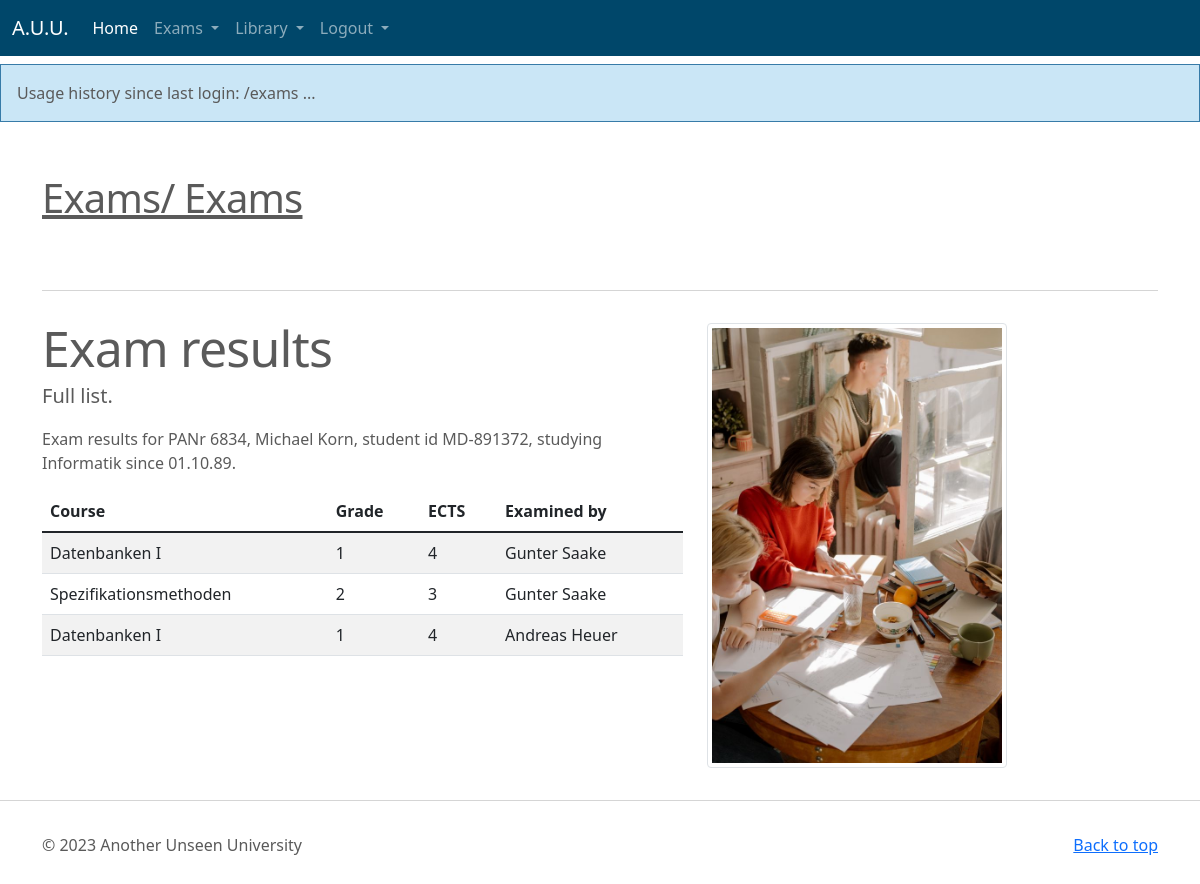
Screenshot of /exams (signed in) with the database file from the repository.
### tables this page shows
CREATE TABLE "user" (
  id INTEGER PRIMARY KEY AUTOINCREMENT,
  username TEXT UNIQUE NOT NULL,
  password TEXT NOT NULL
);

CREATE TABLE "Personen" (
	"PANr" NUMBER(5),
	"Vorname" TEXT(50)
		CONSTRAINT nn_Personen_Vorname NOT NULL,
	"Nachname" TEXT(50)
		CONSTRAINT nn_Personen_Nachname NOT NULL,
	"PLZ" NUMBER(5),
	"Ort" TEXT(10),
	"Strasse" TEXT(10),
	"HNr" NUMBER(3),
	"GebDatum" INTEGER
		CONSTRAINT nn_Personen_GebDatum NOT NULL,
	CONSTRAINT pk_Personen PRIMARY KEY (PANr)
);

CREATE TABLE "Studenten" (
	"PANr" NUMBER(5),
	"Matrikelnummer" TEXT(20)
		CONSTRAINT unq_Studenten_Matrikelnummer UNIQUE
		CONSTRAINT nn_Studenten_Matrikelnummer NOT NULL,
	"Studienfach" TEXT(20),
	"Immatrikulationsdatum" INTEGER
		CONSTRAINT nn_Studenten_Immatr_datum NOT NULL,
	CONSTRAINT pk_Studenten PRIMARY KEY (PANr),
	CONSTRAINT fk_Studenten_Personen FOREIGN KEY (PANr) REFERENCES Personen (PANr)
		ON DELETE CASCADE
);

CREATE TABLE "prueft" (
	"PANr" NUMBER(5),
	"Matrikelnummer" TEXT(20),
	"V_Bezeichnung" TEXT(20),
	"Note" NUMBER
		CONSTRAINT nn_prueft_Note NOT NULL
		CONSTRAINT chk_prueft_Note CHECK (Note BETWEEN 1 and 5),
	CONSTRAINT pk_prueft PRIMARY KEY (PANr, Matrikelnummer, V_Bezeichnung),
	CONSTRAINT fk_prueft_Professoren FOREIGN KEY (PANr) REFERENCES Professoren (PANr) 
		ON DELETE CASCADE,
	CONSTRAINT fk_prueft_Studenten FOREIGN KEY (Matrikelnummer) REFERENCES Studenten (Matrikelnummer),
	CONSTRAINT fk_prueft_Vorlesungen FOREIGN KEY (V_Bezeichnung) REFERENCES Vorlesungen (V_Bezeichnung)
);

CREATE TABLE "Vorlesungen"(
	"V_Bezeichnung" TEXT(50),
	"SWS" NUMBER(2)
		CONSTRAINT chk_Vorlesungen_SWS CHECK (SWS > 0),
	"Semester" NUMBER(2)
		CONSTRAINT chk_Vorlesungen_Semester CHECK (Semester > 0),
	"Studiengang" TEXT(20),
	CONSTRAINT pk_Vorlesungen PRIMARY KEY (V_Bezeichnung)
);

### flask_auu/exams.py (the view)
@bp.route('/exams')
@login_required
def exams():
    session['history'] = session['history'] + "/exams\n ... "
    flash(session['history'])
    db = get_db()
    matrnrper = db.execute(
            'SELECT Vorname, Nachname, Matrikelnummer, Studienfach, Immatrikulationsdatum'
            ' FROM Studenten, Personen'
            ' WHERE Personen.PANr = Studenten.PANr and Personen.PANr = ? ', (g.user['username'],)
    ).fetchone()
    examlist = None
    if matrnrper is not None:
        examlist = db.execute(
            "SELECT (pe.vorname||' '||pe.nachname) Pruefer, v.V_Bezeichnung Vorlesung, Note, SWS ECTS"
            " FROM Prueft pr, Personen pe, Vorlesungen v"
            " WHERE pr.PAnr=pe.PAnr and pr.V_Bezeichnung=v.V_Bezeichnung"
            " and pr.Matrikelnummer = ?", (matrnrper['Matrikelnummer'],)
        ).fetchall()
    else:
        return render_template('guest/guest.html',)
    return render_template('exams/exams.html', matrnrper=matrnrper, examlist=examlist)

### flask_auu/auth.py (called while the page is built)
@bp.before_app_request
def load_logged_in_user():
    user_id = session.get('user_id')
    if session.get('history') is None:
        session['history'] = "Usage history since last login:\n"
    if user_id is None:
        g.user = None
    else:
        g.user = get_db().execute(
            'SELECT * FROM user WHERE id = ?', (user_id,)
        ).fetchone()

def login_required(view):
    @functools.wraps(view)
    def wrapped_view(**kwargs):
        if g.user is None:
            return redirect(url_for('auth.login'))
        return view(**kwargs)
    return wrapped_view

### flask_auu/db.py (called while the page is built)
def get_db():
        print('get_db(): before db is accessed...', flush=True)
        if 'db' not in g:
            g.db = sqlite3.connect(
                current_app.config['DATABASE'],
                detect_types=sqlite3.PARSE_DECLTYPES
            )
            g.db.row_factory = sqlite3.Row
        return g.db

### flask_auu/templates/exams/exams.html
{% extends 'base.html' %}
{% block content %}
<div class="container marketing">
    <div class="signpost"><h1>Exams/ Exams</h1></div>
    <hr class="featurette-divider">
    <div class="row featurette">
        <div class="col-md-7">
            <h2 class="featurette-heading">Exam results</h2>
            <p class="lead">Full list.</p>
         <p> Exam results for PANr {{ g.user['username'] }}, {{ matrnrper['vorname'] }} {{ matrnrper['nachname'] }}, student id {{ matrnrper['matrikelnummer'] }},
             studying {{ matrnrper['studienfach'] }} since {{ matrnrper['Immatrikulationsdatum'] }}. </p>
		<table class="table table-responsive table-striped table-hover">
			<thead>
				<tr>
					<th>Course</th>
					<th>Grade</th>
					<th>ECTS</th>
					<th>Examined by</th>
				</tr>
			</thead>
			<tbody>
            {% for entry in examlist %}
	        	<tr><td>{{ entry['Vorlesung'] }}</td><td>{{ entry['Note'] }}</td><td>{{ entry['ECTS'] }}</td><td>{{ entry['Pruefer'] }}</td></tr>
             {% endfor %}
			</tbody>
		</table>
        </div>
        <div class="col-md-5">
            <img class="img-fluid img-thumbnail" width="300" height="300" src="{{ url_for('static', filename='pics/students.jpg') }}"/>
        </div>
    </div>
</div>
{% endblock %}

### flask_auu/templates/base.html (shortened to what this page needs)
<!doctype html>
<html lang="en">
<head>
    <link href="{{ url_for('static', filename='dist/css/bootstrap.min.css') }}" rel="stylesheet">
    <link href="{{ url_for('static', filename='dist/css/uu.css') }}" rel="stylesheet">
</head>
<body>
<header>
  <nav class="navbar navbar-expand-md fixed-top navbar-dark">
    <div class="container-fluid">
      <a class="navbar-brand" href="#">A.U.U.</a>
{% if g.user %}
      <div class="collapse navbar-collapse" id="navbarSupportedContent">
        <ul class="navbar-nav me-auto mb-2 mb-md-0">
          <li class="nav-item">
            <a class="nav-link active" aria-current="page" href="/">Home</a>
          </li>
          <li class="nav-item dropdown">
            <a class="nav-link dropdown-toggle" href="#" id="navbarDropdown1" role="button" data-bs-toggle="dropdown" aria-expanded="false">
              Exams
            </a>
          </li>
          <li class="nav-item dropdown">
            <a class="nav-link dropdown-toggle" href="#" id="navbarDropdown2" role="button" data-bs-toggle="dropdown" aria-expanded="false">
              Library
            </a>
          </li>
           <li class="nav-item dropdown">
            <a class="nav-link dropdown-toggle" href="#" id="navbarDropdown3" role="button" data-bs-toggle="dropdown" aria-expanded="false">
              Logout
            </a>
          </li>
        </ul>
      </div>
{% endif %}
    </div>
  </nav>
</header>
<main>
    {% for message in get_flashed_messages() %}
    <div class="flash">{{ message }}</div>
     {% endfor %}
    {% block content %}
    {% endblock %}
     <hr class="featurette-divider">
    <footer class="container">
    <p class="float-end"><a href="#">Back to top</a></p>
    <p>&copy; 2023 Another Unseen University </p>
</footer>
</main>
</body>
</html>

### rows the page displays
user: user.username "6834"
Personen: vorname "Michael", nachname "Korn"
Studenten: matrikelnummer "MD-891372", studienfach "Informatik", Immatrikulationsdatum "01.10.89"
prueft: Vorlesung "Datenbanken I", Note "1", ECTS "4", Pruefer "Gunter Saake"
prueft: Vorlesung "Spezifikationsmethoden", Note "2", ECTS "3", Pruefer "Gunter Saake"
prueft: Vorlesung "Datenbanken I", Note "1", ECTS "4", Pruefer "Andreas Heuer"

### other values shown
{{ message }} "Usage history since last login: /exams ..."
